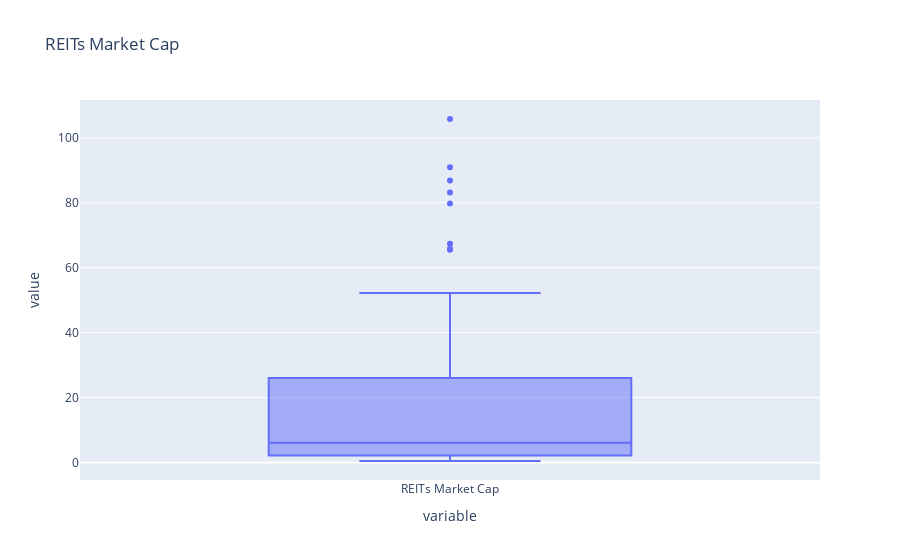
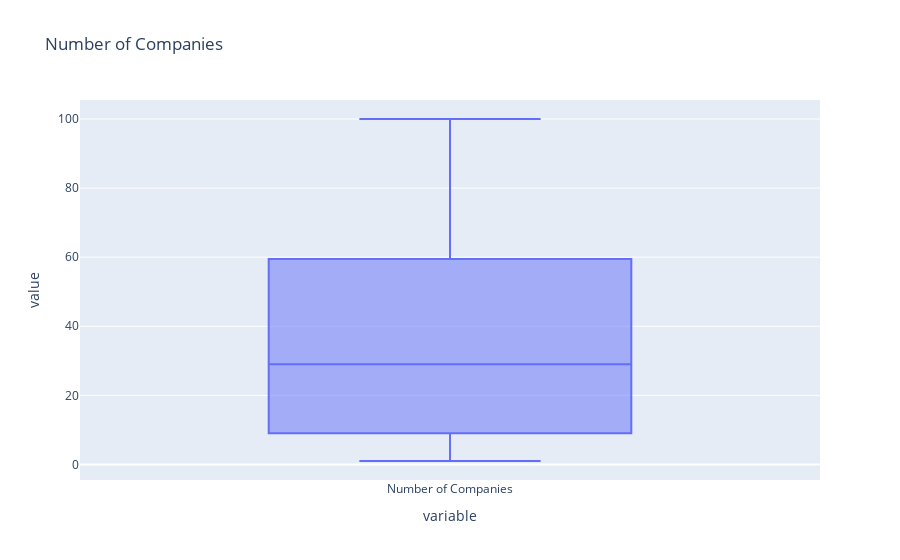

The code cell stored with these charts, in order, in its notebook:
### Markdown cell above
Действительно 'United States' имеют большое отклонения по этим свойствам, проверю какие будут распределения этох ведичин если исключить из выборки 'United States'.

### Code cell
for col in ['REITs Market Cap', 'Number of Companies']:
    fig = px.box(df[df.Name != 'United States'][col], title=col)
    fig.show()

### Figure 1 — Plotly figure (JSON) as saved in the notebook; plotly's stock layout.template omitted (floating-point values rounded to 4 significant figures)
{"data": [{"alignmentgroup": "True", "hovertemplate": "variable=%{x}<br>value=%{y}<extra></extra>", "legendgroup": "", "marker": {"color": "#636efa"}, "name": "", "notched": false, "offsetgroup": "", "orientation": "v", "showlegend": false, "type": "box", "x": ["REITs Market Cap", "REITs Market Cap", "REITs Market Cap", "REITs Market Cap", "REITs Market Cap", "REITs Market Cap", "REITs Market Cap", "REITs Market Cap", "REITs Market Cap", "REITs Market Cap", "REITs Market Cap", "REITs Market Cap", "REITs Market Cap", "REITs Market Cap", "REITs Market Cap", "REITs Market Cap", "REITs Market Cap", "REITs Market Cap", "REITs Market Cap", "REITs Market Cap", "REITs Market Cap", "REITs Market Cap", "REITs Market Cap", "REITs Market Cap", "REITs Market Cap", "REITs Market Cap", "REITs Market Cap", "REITs Market Cap", "REITs Market Cap", "REITs Market Cap", "REITs Market Cap", "REITs Market Cap", "REITs Market Cap", "REITs Market Cap", "REITs Market Cap", "REITs Market Cap", "REITs Market Cap", "REITs Market Cap", "REITs Market Cap", "REITs Market Cap", "REITs Market Cap", "REITs Market Cap", "REITs Market Cap", "REITs Market Cap", "REITs Market Cap", "REITs Market Cap", "REITs Market Cap", "REITs Market Cap", "REITs Market Cap", "REITs Market Cap", "REITs Market Cap", "REITs Market Cap", "REITs Market Cap", "REITs Market Cap", "REITs Market Cap", "REITs Market Cap", "REITs Market Cap", "REITs Market Cap", "REITs Market Cap", "REITs Market Cap"], "x0": " ", "xaxis": "x", "y": [14.52, 15, 21.29, 23.16, 29.16, 18.52, 0.46, 0.73, 0.48, 0.61, 0.71, 0.75, 86.9, 50.52, 65.57, 51.9, 52.18, 41.27, 4.34, 4.07, 5.53, 5.56, 6.66, 2.66, 3.24, 2.84, 2.14, 2.01, 2.13, 0.63, 3.35, 0.97, 1.16, 0.81, 0.85, 0.46, 5.27, 25.64, 25.66, 13.71, 12.76, 14.85, 22.71, 24.07, 28.71, 26.36, 25.68, 23.72, 79.82, 67.35, 90.95, 83.19, 105.8, 65.85, 2.79, 2.52, 2, 2.75, 2.5, 2.9], "y0": " ", "yaxis": "y"}], "layout": {"boxmode": "group", "legend": {"tracegroupgap": 0}, "title": {"text": "REITs Market Cap"}, "xaxis": {"anchor": "y", "domain": [0, 1], "title": {"text": "variable"}}, "yaxis": {"anchor": "x", "domain": [0, 1], "title": {"text": "value"}}}}

### Figure 2 — Plotly figure (JSON) as saved in the notebook; plotly's stock layout.template omitted (floating-point values rounded to 4 significant figures)
{"data": [{"alignmentgroup": "True", "hovertemplate": "variable=%{x}<br>value=%{y}<extra></extra>", "legendgroup": "", "marker": {"color": "#636efa"}, "name": "", "notched": false, "offsetgroup": "", "orientation": "v", "showlegend": false, "type": "box", "x": ["Number of Companies", "Number of Companies", "Number of Companies", "Number of Companies", "Number of Companies", "Number of Companies", "Number of Companies", "Number of Companies", "Number of Companies", "Number of Companies", "Number of Companies", "Number of Companies", "Number of Companies", "Number of Companies", "Number of Companies", "Number of Companies", "Number of Companies", "Number of Companies", "Number of Companies", "Number of Companies", "Number of Companies", "Number of Companies", "Number of Companies", "Number of Companies", "Number of Companies", "Number of Companies", "Number of Companies", "Number of Companies", "Number of Companies", "Number of Companies", "Number of Companies", "Number of Companies", "Number of Companies", "Number of Companies", "Number of Companies", "Number of Companies", "Number of Companies", "Number of Companies", "Number of Companies", "Number of Companies", "Number of Companies", "Number of Companies", "Number of Companies", "Number of Companies", "Number of Companies", "Number of Companies", "Number of Companies", "Number of Companies", "Number of Companies", "Number of Companies", "Number of Companies", "Number of Companies", "Number of Companies", "Number of Companies", "Number of Companies", "Number of Companies", "Number of Companies", "Number of Companies", "Number of Companies", "Number of Companies"], "x0": " ", "xaxis": "x", "y": [27, 28, 29, 28, 29, 28, 29, 35, 30, 33, 41, 39, 52, 47, 46, 44, 48, 47, null, 62, 61, 61, 55, 52, 3, 4, 3, 3, 3, 1, 10, 9, 10, 9, 9, 8, 8, 9, 8, 7, 7, 7, 68, 82, 93, 90, 89, 97, 100, 94, 92, 90, 83, 79, 13, 12, 11, 10, 9, 10], "y0": " ", "yaxis": "y"}], "layout": {"boxmode": "group", "legend": {"tracegroupgap": 0}, "title": {"text": "Number of Companies"}, "xaxis": {"anchor": "y", "domain": [0, 1], "title": {"text": "variable"}}, "yaxis": {"anchor": "x", "domain": [0, 1], "title": {"text": "value"}}}}
